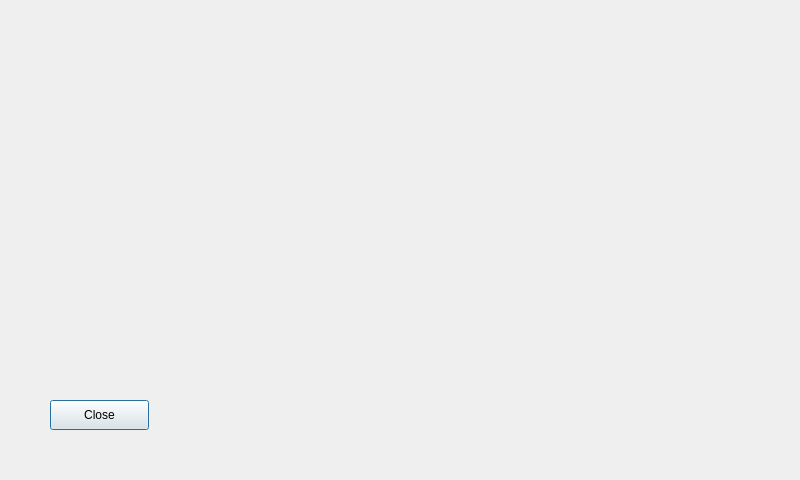
<?xml version="1.0" encoding="UTF-8"?>
<ui version="4.0">
 <class>PaymentConfirmation</class>
 <widget class="QDialog" name="PaymentConfirmation">
  <property name="geometry">
   <rect>
    <x>0</x>
    <y>0</y>
    <width>800</width>
    <height>480</height>
   </rect>
  </property>
  <property name="windowTitle">
   <string>Dialog</string>
  </property>
  <property name="styleSheet">
   <string notr="true">#PaymentConfirmation
{
border-image:url(:PaymentConfirmation.png);
}</string>
  </property>
  <widget class="QPushButton" name="btnClose">
   <property name="geometry">
    <rect>
     <x>50</x>
     <y>400</y>
     <width>99</width>
     <height>30</height>
    </rect>
   </property>
   <property name="text">
    <string>Close</string>
   </property>
  </widget>
 </widget>
 <resources/>
 <connections/>
</ui>
